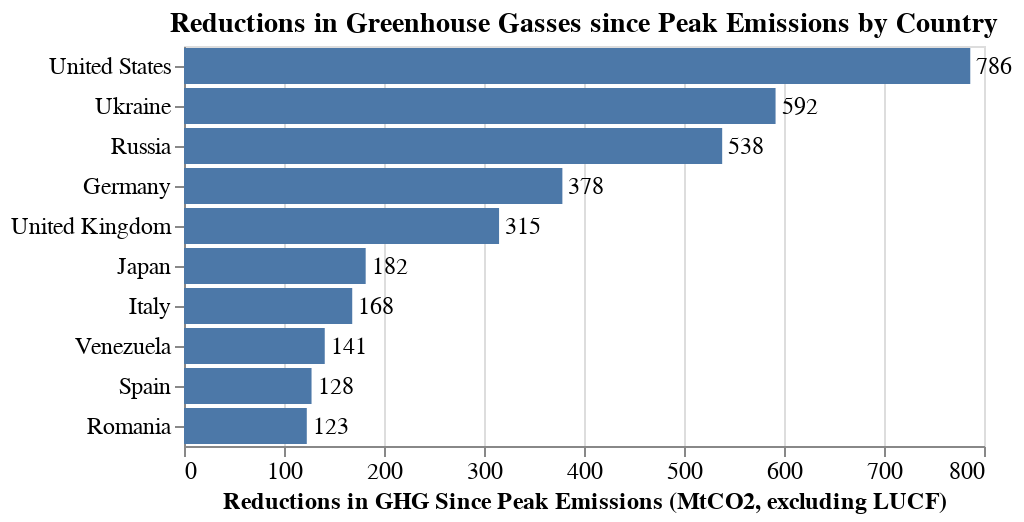

Notebook cell for this chart:
### Markdown cell above
### **Visualize Emissions Reductions**

### Code cell
def get_reductions_chart():
    chart_df = reductions_df[reductions_df["Emissions_Delta"] > 0]

    chart_df.sort_values("Emissions_Delta", ascending=False, inplace=True)

    sort_order = [con for con in chart_df["Country"].unique()]

    chart_df = chart_df.iloc[:10]

    # Specs for left visual bar chart
    bars = (
        alt.Chart(chart_df)
        .mark_bar()
        .encode(
            y=alt.Y("Country:N", sort=sort_order, axis=alt.Axis(labelFontSize=12)),
            x=alt.X(
                "Emissions_Delta:Q",
                axis=alt.Axis(
                    title="Reductions in GHG Since Peak Emissions (MtCO2, excluding LUCF)",
                    titleFontSize=12,
                    labelFontSize=12,
                ),
            ),
        )
    )

    text = bars.mark_text(align="left", baseline="middle", dx=3).encode(
        y=alt.Y("Country:N", axis=alt.Axis(title=None), sort=sort_order),
        x=alt.X("Emissions_Delta:Q"),
        text=alt.Text("Emissions_Delta:Q", format=".0f"),
    )

    out = (
        alt.layer(bars, text)
        .properties(
            title={
                "text": "Reductions in Greenhouse Gasses since Peak Emissions by Country"
            },
        )
        .configure_title(fontSize=14, align="left")
        .configure_text(fontSize=12)
    )

    return out, sort_order


chart, order = get_reductions_chart()

chart

### Figure 1 — Vega-Lite specification as saved in the notebook (floating-point values rounded to 4 significant figures)
{"config": {"view": {"continuousWidth": 400, "continuousHeight": 300}, "text": {"fontSize": 12}, "title": {"align": "left", "fontSize": 14}}, "layer": [{"mark": "bar", "encoding": {"x": {"axis": {"labelFontSize": 12, "title": "Reductions in GHG Since Peak Emissions (MtCO2, excluding LUCF)", "titleFontSize": 12}, "field": "Emissions_Delta", "type": "quantitative"}, "y": {"axis": {"labelFontSize": 12}, "field": "Country", "sort": ["United States", "Ukraine", "Russia", "Germany", "United Kingdom", "Japan", "Italy", "Venezuela", "Spain", "Romania", "France", "Australia", "North Korea", "Poland", "Czech Republic", "Brazil", "Syria", "Netherlands", "Belarus", "Greece", "Bulgaria", "Denmark", "Kazakhstan", "Belgium", "Finland", "Sweden", "Georgia", "Iran", "Yemen", "Slovakia", "Hungary", "Lithuania", "Azerbaijan", "Estonia", "Moldova", "Portugal", "Serbia", "Mexico", "South Sudan", "South Korea", "Saudi Arabia", "Kyrgyzstan", "Armenia", "Botswana", "Latvia", "Cuba", "Austria", "Turkey", "Ireland", "Libya", "United Arab Emirates", "Switzerland", "Namibia", "Israel", "Argentina", "Croatia", "Angola", "Norway", "Equatorial Guinea", "Belize", "South Africa", "Central African Republic", "Trinidad and Tobago", "Bosnia and Herzegovina", "Slovenia", "Jamaica", "Bahamas", "Zimbabwe", "Barbados", "Ecuador", "Uruguay", "Macedonia", "Luxembourg", "Gambia", "Gabon", "Albania", "Somalia", "Uzbekistan", "Nepal", "Côte d'Ivoire", "Cyprus", "Timor-Leste", "New Zealand", "Canada", "Malta", "Iceland", "Sierra Leone", "Brunei", "Saint Lucia", "Afghanistan", "Mozambique", "Lebanon", "Antigua and Barbuda", "Montenegro", "Saint Vincent and the Grenadines", "Laos", "El Salvador", "Democratic Republic of the Congo", "Jordan", "Saint Kitts and Nevis", "Grenada", "Tajikistan", "Paraguay", "Dominica", "Singapore", "Burundi", "Suriname", "Fiji", "Sudan", "Tunisia", "Papua New Guinea", "Djibouti", "Liberia", "Liechtenstein", "Benin", "Nauru", "Andorra", "Tonga", "Costa Rica"], "type": "nominal"}}}, {"mark": {"type": "text", "align": "left", "baseline": "middle", "dx": 3}, "encoding": {"text": {"field": "Emissions_Delta", "format": ".0f", "type": "quantitative"}, "x": {"field": "Emissions_Delta", "type": "quantitative"}, "y": {"axis": {"title": null}, "field": "Country", "sort": ["United States", "Ukraine", "Russia", "Germany", "United Kingdom", "Japan", "Italy", "Venezuela", "Spain", "Romania", "France", "Australia", "North Korea", "Poland", "Czech Republic", "Brazil", "Syria", "Netherlands", "Belarus", "Greece", "Bulgaria", "Denmark", "Kazakhstan", "Belgium", "Finland", "Sweden", "Georgia", "Iran", "Yemen", "Slovakia", "Hungary", "Lithuania", "Azerbaijan", "Estonia", "Moldova", "Portugal", "Serbia", "Mexico", "South Sudan", "South Korea", "Saudi Arabia", "Kyrgyzstan", "Armenia", "Botswana", "Latvia", "Cuba", "Austria", "Turkey", "Ireland", "Libya", "United Arab Emirates", "Switzerland", "Namibia", "Israel", "Argentina", "Croatia", "Angola", "Norway", "Equatorial Guinea", "Belize", "South Africa", "Central African Republic", "Trinidad and Tobago", "Bosnia and Herzegovina", "Slovenia", "Jamaica", "Bahamas", "Zimbabwe", "Barbados", "Ecuador", "Uruguay", "Macedonia", "Luxembourg", "Gambia", "Gabon", "Albania", "Somalia", "Uzbekistan", "Nepal", "Côte d'Ivoire", "Cyprus", "Timor-Leste", "New Zealand", "Canada", "Malta", "Iceland", "Sierra Leone", "Brunei", "Saint Lucia", "Afghanistan", "Mozambique", "Lebanon", "Antigua and Barbuda", "Montenegro", "Saint Vincent and the Grenadines", "Laos", "El Salvador", "Democratic Republic of the Congo", "Jordan", "Saint Kitts and Nevis", "Grenada", "Tajikistan", "Paraguay", "Dominica", "Singapore", "Burundi", "Suriname", "Fiji", "Sudan", "Tunisia", "Papua New Guinea", "Djibouti", "Liberia", "Liechtenstein", "Benin", "Nauru", "Andorra", "Tonga", "Costa Rica"], "type": "nominal"}}}], "data": {"name": "data-b86e107dd19a28997bf9a19e54fba3b9"}, "title": {"text": "Reductions in Greenhouse Gasses since Peak Emissions by Country"}, "$schema": "https://vega.github.io/schema/vega-lite/v4.17.0.json", "datasets": {"data-b86e107dd19a28997bf9a19e54fba3b9": [{"Country": "United States", "Peak_Emissions_Yr": 2000.0, "Peak_Emissions_Val": 6787.0, "Most_Recent_Yr": 2019.0, "Recent_Emission_Val": 6001.0, "Emissions_Delta": 786.3}, {"Country": "Ukraine", "Peak_Emissions_Yr": 1990.0, "Peak_Emissions_Val": 824.8, "Most_Recent_Yr": 2019.0, "Recent_Emission_Val": 233.3, "Emissions_Delta": 591.6}, {"Country": "Russia", "Peak_Emissions_Yr": 1990.0, "Peak_Emissions_Val": 3015.0, "Most_Recent_Yr": 2019.0, "Recent_Emission_Val": 2477.0, "Emissions_Delta": 538.2}, {"Country": "Germany", "Peak_Emissions_Yr": 1990.0, "Peak_Emissions_Val": 1128.0, "Most_Recent_Yr": 2019.0, "Recent_Emission_Val": 749.7, "Emissions_Delta": 378.4}, {"Country": "United Kingdom", "Peak_Emissions_Yr": 1991.0, "Peak_Emissions_Val": 755.1, "Most_Recent_Yr": 2019.0, "Recent_Emission_Val": 440.1, "Emissions_Delta": 315.1}, {"Country": "Japan", "Peak_Emissions_Yr": 2013.0, "Peak_Emissions_Val": 1348.0, "Most_Recent_Yr": 2019.0, "Recent_Emission_Val": 1167.0, "Emissions_Delta": 181.7}, {"Country": "Italy", "Peak_Emissions_Yr": 2005.0, "Peak_Emissions_Val": 557.2, "Most_Recent_Yr": 2019.0, "Recent_Emission_Val": 389.0, "Emissions_Delta": 168.2}, {"Country": "Venezuela", "Peak_Emissions_Yr": 2013.0, "Peak_Emissions_Val": 396.5, "Most_Recent_Yr": 2019.0, "Recent_Emission_Val": 255.7, "Emissions_Delta": 140.8}, {"Country": "Spain", "Peak_Emissions_Yr": 2007.0, "Peak_Emissions_Val": 434.5, "Most_Recent_Yr": 2019.0, "Recent_Emission_Val": 306.9, "Emissions_Delta": 127.5}, {"Country": "Romania", "Peak_Emissions_Yr": 1990.0, "Peak_Emissions_Val": 224.0, "Most_Recent_Yr": 2019.0, "Recent_Emission_Val": 101.2, "Emissions_Delta": 122.8}]}}
